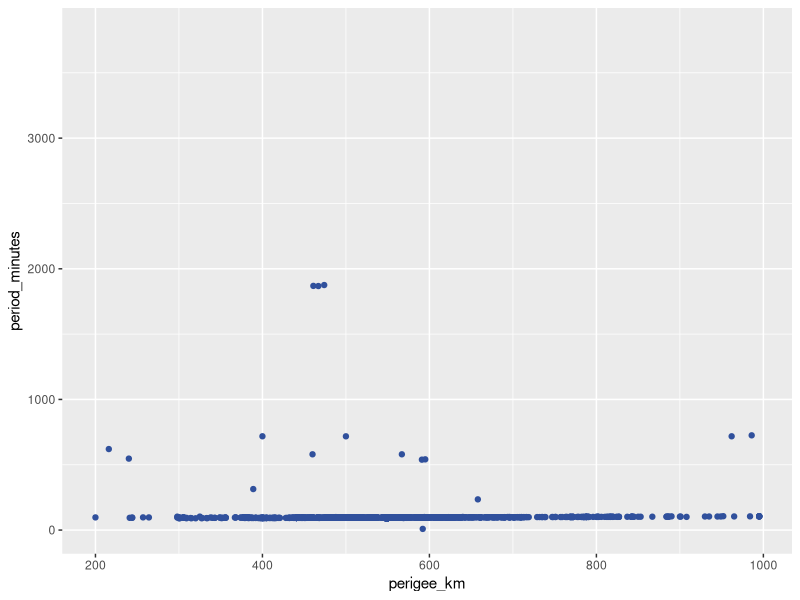
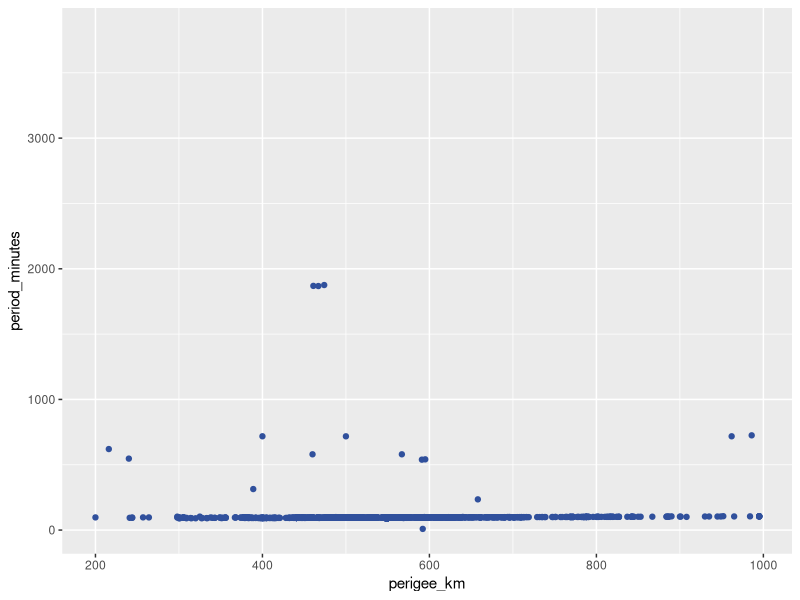

Write the R code that produced these figures, in order.
## ---- chunk 1
library(tidyverse)
## ---- chunk 2
satellites <- read.csv("UCS-Satellite-Database-1-1-2021.csv") 
## ---- chunk 3
glimpse(satellites)
## ---- chunk 4
ggplot(satellites, 
       aes(x = perigee_km, y = period_minutes, color = country_origin)) +
  geom_point(color = "#30509C")
## ---- chunk 5
ggplot(satellites, 
       aes(x = perigee_km, y = period_minutes, color = country_origin)) +
  geom_point(color = "#30509C") +
  labs(
    #title = "___",
    #x = "___", 
    #y = "___",
    #___
    )
## ---- chunk 6

## ---- chunk 7

## ---- chunk 8

## ---- chunk 9

